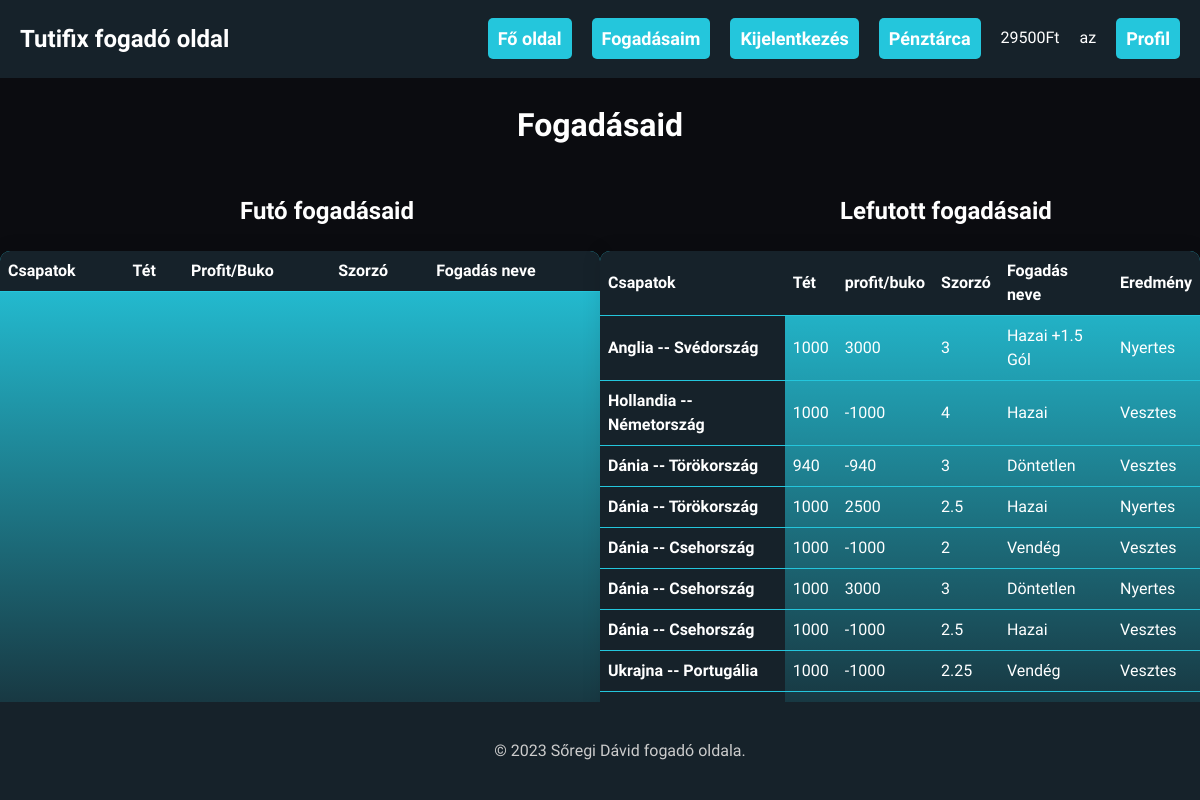
Page /Fogadás_web/fogadasok.php (signed in) on the committed database.
### tables this page shows
CREATE TABLE `penztarca` (
  `felhasz_id` int(11) NOT NULL,
  `penztarca_id` int(11) NOT NULL,
  `egyenleg` double NOT NULL
);

CREATE TABLE `nemzetek` (
  `nemzet_id` int(11) NOT NULL,
  `nemzet_nev` varchar(255) NOT NULL
);

### Fogadás_web/database.php (called while the page is built, shortened)
<?php
$db = new Database();
class Database {
    private $database = 'fogadas_zaro';
    private $host = 'localhost';
    private $user = 'root';
    private $password = '';
    protected $dbc = null;
    public function security($data){
        return htmlspecialchars(trim($data));
    }
    public function __construct() {
        try {
            $this->dbc = new mysqli($this->host, $this->user, $this->password, $this->database);
            $this->dbc->set_charset('utf8');
        } catch (mysqli_sql_exception $exc) {
            echo "Kapcsolódási hiba:" . $exc->getMessage();
        }
    }
    public function RunSQL($sql) {
        try {
            $utasitas = $this->dbc->prepare($sql);
            $utasitas->execute();
        } catch (mysqli_sql_exception $exc) {
            echo "Lekérdezési hiba: " . $exc->getMessage();
        }
        $result = $utasitas->get_result();
        if ($result) {
            return $result;
        } else {
            return $utasitas->affected_rows;
        }
    }
}?>

### Fogadás_web/fogadasok.php (the view, shortened to what this page needs)
<?php include('header.php');
?>
<main id="refresh">
  <h1 class="kozep">Fogadásaid</h1>
  <div class="container2">
    <h2 class="cim2">Futó fogadásaid</h2>
    <h2 class="cim2">Lefutott fogadásaid</h2>
  </div>
  <div class="table-container">
    <table class="table">
      <thead>
        <th>Csapatok</th>
        <th>Tét</th>
        <th>Profit/Buko</th>
        <th>Szorzó</th>
        <th>Fogadás neve</th>
      </thead>
      <tr>
    </table>
    <table class="table">
      <thead>
        <th>Csapatok</th>
        <th>Tét</th>
        <th>profit/buko</th>
        <th>Szorzó</th>
        <th>Fogadás neve</th>
        <th>Eredmény</th>
      </thead>
      <tr>
        <?php foreach ($result as $value) {
          $sql3 = "SELECT * FROM nemzetek WHERE nemzet_id = '" . $value['hazai_id'] . "';";
          $result3 = $db->RunSQL($sql3);
          $sql4 = "SELECT * FROM nemzetek WHERE nemzet_id = '" . $value['vendeg_id'] . "';";
          $result4 = $db->RunSQL($sql4);
          $hazai_nev = $result3->fetch_assoc()['nemzet_nev'];
          $vendeg_nev = $result4->fetch_assoc()['nemzet_nev'];
        ?>
          <th>
            <?= $hazai_nev; ?> --
            <?= $vendeg_nev; ?>
          </th>
          <td>
            <?= $value['fogadasi_osszeg']; ?>
          </td>
          <td>
            <?= $value['profit_buko']; ?>
          </td>
          <td>
            <?= $value['odds']; ?>
          <td>
            <?= $value['fogadas_neve']; ?>
          </td>
          </td>
          <td>
            <?= $value['eredmeny']; ?>
          </td>
      </tr>
    <?php }
    ?>
    </table>
  </div>
</main>
<div class="row">
  <footer class="lent">
    <p>&copy; 2023 Sőregi Dávid fogadó oldala.</p>
  </footer>
</div>
</div>

### Fogadás_web/header.php (shortened to what this page needs)
<?php
include('database.php');
if (isset($_SESSION['felhasz_id']) ? $_SESSION['felhasz_id'] = $db->security($_SESSION['felhasz_id']) : $_SESSION['felhasz_id'] = "") {
  $sql2 = "SELECT egyenleg FROM penztarca WHERE felhasz_id = " . $_SESSION['felhasz_id'] . ";";
  $result2 = $db->RunSQL($sql2);
  $sql = "SELECT DISTINCT `fogadasi_osszeg`,`profit_buko`, fogadas.meccs_id , fogadas.fogadasi_szam,fogadas.eredmeny, fogadas_neve, odds, hazai_id, vendeg_id FROM fogadas INNER JOIN fogadasi_lehetoseg ON fogadasi_lehetoseg.fogadasi_szam = fogadas.fogadasi_szam INNER JOIN meccs_eredmeny ON meccs_eredmeny.meccs_id = fogadas.meccs_id INNER JOIN nemzetek ON nemzetek.nemzet_id = meccs_eredmeny.hazai_id OR nemzetek.nemzet_id = meccs_eredmeny.vendeg_id WHERE felhasz_id = '" . $_SESSION['felhasz_id'] . "' AND lefutott_e = 1 ORDER BY fog_id DESC LIMIT 10;";
  $result = $db->RunSQL($sql);
}
?>
<!DOCTYPE html>
<html lang="hu">
<head>
  <link href="kinezet.css?<?php echo time(); ?>" rel="stylesheet">
</head>
<body>
  <div id="refresh">
  <div class="container">
    <div class="row">
      <header>
        <h1>Tutifix fogadó oldal</h1>
        <nav>
          <ul>
            <li><a href="Foldal.php" class="navbutton">Fő oldal</a></li>
            <?php
            if (isset($_SESSION['felhasz_id']) ? $_SESSION['felhasz_id'] = $db->security($_SESSION['felhasz_id']) : $_SESSION['felhasz_id'] = "") { ?>
              <li><a href="fogadasok.php" class="navbutton">Fogadásaim</a></li>
            <?php } ?>
            <?php if (isset($_SESSION['felhasz_nev'])): ?>
              <li><a href="logout.php" role="button" class="navbutton">Kijelentkezés</a></li>
              <li><a href="penztarca.php" class="navbutton">Pénztárca</a></li>
              <?php while ($row = $result2->fetch_assoc()): ?>
                <li>
                  <?= $row['egyenleg']; ?>Ft
                </li>
              <?php endwhile; ?>
              <li>
                <?= $_SESSION['felhasz_nev']; ?>
              </li>
              <li>
              <a href="profil.php" class="navbutton">Profil</a>
              </li>
            <?php else: ?>
              <li><a href="register.php" class="navbutton">Regisztráció</a></li>
              <li><a href="login.php" class="navbutton">Bejelentkezés</a></li>
            <?php endif; ?>
          </ul>
        </nav>
      </header>
    </div>
  </div>

### Fogadás_web/kinezet.css (style rules this page uses)
body { background-color: #0b0c10; color: #fff; font-family: 'Kanit', sans-serif; font-size: 16px; line-height: 1.6; margin: 0; }
.kozep { text-align: center; }
.table { border-collapse: collapse; margin-bottom: 30px; width: 100%; max-width: 800px; font-size: 16px; font-weight: 400; line-height: 1.5; color: #333; border-radius: 5px; overflow: hidden; box-shadow: 0 0 20px rgba(0, 0, 0, 0.1); }
.table-container { display: flex; flex-wrap: wrap; justify-content:space-around; }
.lent { position: fixed; left: 0; bottom: 0; width: 100%; text-align: center; }
.table { width: 50%; margin-bottom: 20px; border-collapse: collapse; border-radius: 10px; background: linear-gradient(360deg ,#16222a, #24c6dc); color: white; }
.cim2 { display: inline-block; width: 50%; margin-left: 20vw; }
.container2 { display: flex; justify-content: space-between; }
.table th, .table td { padding: 8px; text-align: left; border-bottom: 1px solid #24c6dc; }
.table th { background: linear-gradient( #16222a, #16222a); font-weight: bold; }
.navbutton { text-decoration: none; font-weight: bold; padding: 10px; color: white; background-color: #24c6dc; border-radius: 5px; }
header { align-items: center; display: flex; justify-content: space-between; padding: 20px; background-color: #16222a; font-family: 'Kanit', sans-serif; }
header h1 { font-size: 24px; margin: 0; }
header nav ul { display: flex; list-style: none; margin: 0; padding: 0; }
header nav li { margin-right: 20px; }
header nav li:last-child { margin-right: 0; }
header nav a { font-size: 18px; }
footer { background-color: #16222a; color: #ccc; padding: 20px; text-align: center; }
p,a { text-align: center; }
a { text-decoration: none; color: #24c6dc; }

### rows in the picture
penztarca: egyenleg "29500"
nemzetek: nemzet_nev "Anglia"
nemzetek: nemzet_nev "Svédország"
nemzetek: nemzet_nev "Hollandia"
nemzetek: nemzet_nev "Németország"
nemzetek: nemzet_nev "Dánia"
nemzetek: nemzet_nev "Törökország"
nemzetek: nemzet_nev "Csehország"
nemzetek: nemzet_nev "Ukrajna"
nemzetek: nemzet_nev "Portugália"

### other values in the picture
$_SESSION['felhasz_nev'] "az"
$value['fogadasi_osszeg'] "1000"
$value['profit_buko'] "3000"
$value['odds'] "3"
$value['fogadas_neve'] "Hazai +1.5 Gól"
$value['eredmeny'] "Nyertes"
$value['profit_buko'] "-1000"
$value['odds'] "4"
$value['fogadas_neve'] "Hazai"
$value['eredmeny'] "Vesztes"
$value['fogadasi_osszeg'] "940"
$value['profit_buko'] "-940"
$value['fogadas_neve'] "Döntetlen"
$value['profit_buko'] "2500"
$value['odds'] "2.5"
